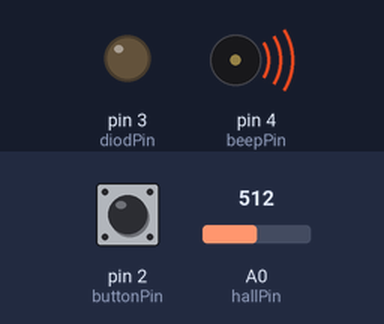
Simulated run of this sketch. Board: Arduino Uno, built with avr-gcc and run on an emulated ATmega328P. Shown: output pins drawn as LEDs (lit = HIGH), buzzer (waves = sounding). The inputs (shaded band) are chosen by the test bench; at power-on: pin 2 (buttonPin) LOW, A0 (hallPin) = 512. Random numbers use the default seed unless the sketch sets one; what the sketch prints to the serial monitor is not drawn.

Above: at 1.13 s.
1.3 s: pin 2 (buttonPin) pulled HIGH for 0.15 s
At 1.96 s:
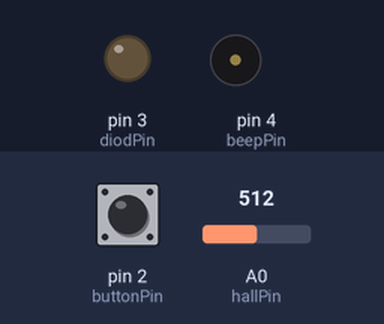
4.3 s: A0 (hallPin) set to 716
7.3 s: A0 (hallPin) set to 1023
At 10.7 s:
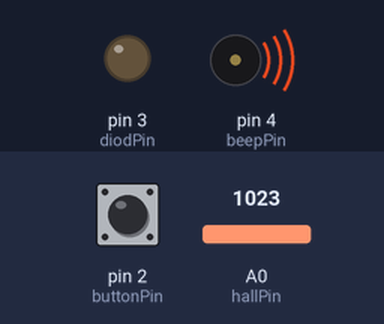
Timing chart, 0 to 15.9 s (numbered marks = the images above; inputs shaded):
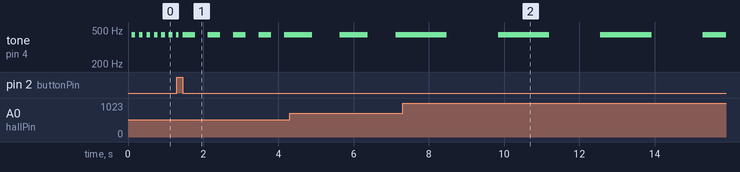

The sketch:

zad4.ino
```cpp
#define I0 A0

const int beepPin = 4;
const int hallPin = I0;
const int diodPin= 3;
const int buttonPin = 2;
int sensorValue = 0; // value read from the Linear pot

int frequency = 440;

int randomValue;

int diff;

void setup() {
  Serial.begin(9600);
  pinMode(diodPin, OUTPUT);
  pinMode(buttonPin, INPUT);

  randomSeed(analogRead(0));
  randomValue = random(0,510);
  Serial.println(randomValue);

}
int state = 0;
unsigned long prev_time = 0;
int ratio = 2;
int sensitivity = 20;
int win = 0;

void loop() {
  sensorValue = analogRead(hallPin);

  diff = abs(randomValue - sensorValue);
  if( diff <= sensitivity )
  {
    digitalWrite(diodPin, HIGH);
    tone(beepPin, frequency);
    win = 1;
  }
  else
  {
    win = 0;
    digitalWrite(diodPin, LOW);
  }

  if(!win){
  unsigned long curr_time = millis();
  if((curr_time - prev_time) >= ratio * diff ) {
    if(state) {
      noTone(beepPin);
      state = 0;
    }
    else {
      tone(beepPin, frequency);
      state = 1;
    }
    prev_time = curr_time;
  }
}
  if(digitalRead(buttonPin) == HIGH) {
    randomValue = random(0, 510);
    digitalWrite(diodPin, LOW);
    Serial.println("halo");
  }
  Serial.println(sensorValue);


}
```

Measured:
- by itself, tone on pin 4 (beepPin): alternates 440 Hz for 1.4 s and silent for 1.4 s
